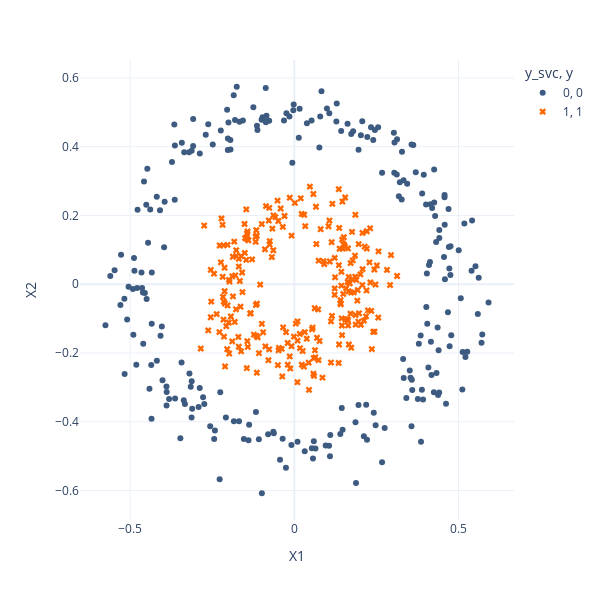

Notebook code for this chart:
### Code cell
px.scatter(data_frame=train,
           x="X1",
           y="X2",
           color="y_svc",
           symbol="y",
           color_discrete_map={0:"#3d5a80", 1:"#ff6700"},           
           symbol_map={0:"circle", 1:"x"},    
           height=600,
           width=600,
           template="plotly_white")

### Figure 1 — Plotly figure (JSON) as saved in the notebook; plotly's stock layout.template omitted (floating-point values rounded to 4 significant figures; data arrays with more than 128 entries replaced by an {"elided": "..."} marker saying what was removed)
{"data": [{"hovertemplate": "y_svc=0<br>y=0<br>X1=%{x}<br>X2=%{y}<extra></extra>", "legendgroup": "0, 0", "marker": {"color": "#3d5a80", "symbol": "circle"}, "mode": "markers", "name": "0, 0", "orientation": "v", "showlegend": true, "type": "scatter", "x": {"elided": "250 float values"}, "xaxis": "x", "y": {"elided": "250 float values"}, "yaxis": "y"}, {"hovertemplate": "y_svc=1<br>y=1<br>X1=%{x}<br>X2=%{y}<extra></extra>", "legendgroup": "1, 1", "marker": {"color": "#ff6700", "symbol": "x"}, "mode": "markers", "name": "1, 1", "orientation": "v", "showlegend": true, "type": "scatter", "x": {"elided": "250 float values"}, "xaxis": "x", "y": {"elided": "250 float values"}, "yaxis": "y"}], "layout": {"height": 600, "legend": {"title": {"text": "y_svc, y"}, "tracegroupgap": 0}, "margin": {"t": 60}, "width": 600, "xaxis": {"anchor": "y", "domain": [0, 1], "title": {"text": "X1"}}, "yaxis": {"anchor": "x", "domain": [0, 1], "title": {"text": "X2"}}}}
